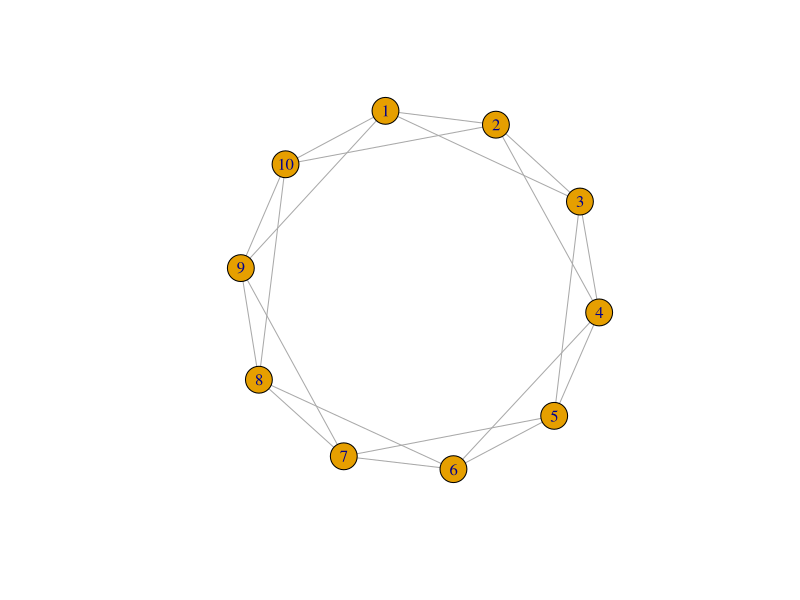
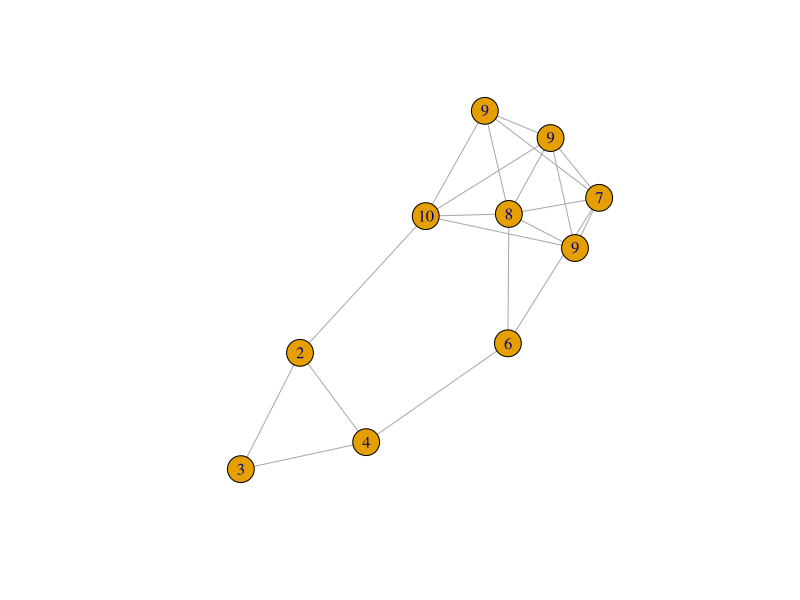

The R script that drew these images, in order:
library(igraph)

# Vertex Bootstrapping

vboot <- function(g, v) {
  if (!is_igraph(g)) {
    stop("Object must be an igraph graph.")
  }

  gboot <- make_empty_graph(0, FALSE)
  n <- vcount(g)
  dens <- edge_density(g)
  
  gboot <- gboot + v
  
  for(i in 1:n) {
    for(j in 1:n) {
      v1 <- V(gboot)[i]
      v2 <- V(gboot)[j]
      
      # No self-loops or multiple edges
      if (i != j && !are_adjacent(gboot, v1, v2)) {
        prob <- runif(1)
        
        # The probability of there being an edge between any two vertices is the edge density.
        #
        # If the two artificial vertices correspond to the same real vertex and the random number
        # prob is less than the edge density of g, we add an edge between the two artifical vertices.
        # - OR -
        # If the two articial vertices correspond to different real vertices, add an edge betwen them
        # if that same edge exists in g.
        if ((v1$name == v2$name && prob < dens) || are_adjacent(g, v1$name, v2$name)) {
          gboot <- add_edges(gboot, c(v1, v2))
        }
      }
    }
  }
  
  # Transfer vertex attributes from g to gboot
  if (length(vertex_attr(g)) != 0) {
    v_attr <- vertex_attr_names(g)
    for(i in 1:length(V(gboot))) {
      v <- V(gboot)[i]
      for(j in 1:length(v_attr)) {
        v_attr_name <- v_attr[j]
        v_attr_value <- vertex_attr(g, v_attr_name, v$name)
        gboot <- set_vertex_attr(gboot, v_attr_name, v, v_attr_value)
      }
    }
  }
  
  return(gboot)
}

# Tests
t <- make_lattice(length=10, dim=1, nei=2, circular = TRUE)
length(vertex_attr(t))
vt <- vboot(t, vertices(sample(V(t), gorder(t), replace=TRUE)))

length(E(t))
length(E(vt))

plot(t)
plot(vt, layout=layout_nicely(vt))

asdf <- make_ring(10) %>% 
  set_vertex_attr("label", value = LETTERS[1:10]) %>%
  set_vertex_attr("color", index=1, value="blue")
vasdf <- vboot(asdf, vertices(sample(V(asdf), gorder(asdf), replace=TRUE)))
vertex_attr(vasdf)
vertex_attr(asdf)

